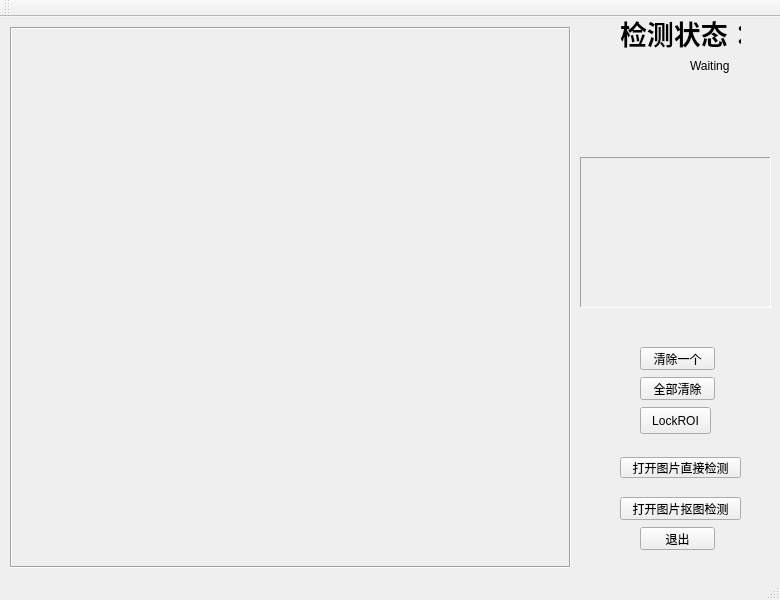
<?xml version="1.0" encoding="UTF-8"?>
<ui version="4.0">
 <class>MainWindow</class>
 <widget class="QMainWindow" name="MainWindow">
  <property name="geometry">
   <rect>
    <x>0</x>
    <y>0</y>
    <width>780</width>
    <height>600</height>
   </rect>
  </property>
  <property name="sizePolicy">
   <sizepolicy hsizetype="Preferred" vsizetype="Preferred">
    <horstretch>0</horstretch>
    <verstretch>0</verstretch>
   </sizepolicy>
  </property>
  <property name="minimumSize">
   <size>
    <width>780</width>
    <height>600</height>
   </size>
  </property>
  <property name="windowTitle">
   <string>防尾随神经网络测试工具</string>
  </property>
  <widget class="QWidget" name="centralWidget">
   <widget class="ShowLabel" name="ShowImageLabel">
    <property name="geometry">
     <rect>
      <x>10</x>
      <y>10</y>
      <width>561</width>
      <height>541</height>
     </rect>
    </property>
    <property name="frameShape">
     <enum>QFrame::Box</enum>
    </property>
    <property name="frameShadow">
     <enum>QFrame::Sunken</enum>
    </property>
    <property name="lineWidth">
     <number>1</number>
    </property>
    <property name="text">
     <string/>
    </property>
   </widget>
   <widget class="QPushButton" name="OpenFileButton">
    <property name="geometry">
     <rect>
      <x>620</x>
      <y>480</y>
      <width>121</width>
      <height>23</height>
     </rect>
    </property>
    <property name="text">
     <string>打开图片抠图检测</string>
    </property>
   </widget>
   <widget class="QLabel" name="label">
    <property name="geometry">
     <rect>
      <x>620</x>
      <y>-10</y>
      <width>121</width>
      <height>51</height>
     </rect>
    </property>
    <property name="font">
     <font>
      <family>宋体</family>
      <pointsize>20</pointsize>
      <weight>75</weight>
      <bold>true</bold>
     </font>
    </property>
    <property name="text">
     <string>检测状态：</string>
    </property>
   </widget>
   <widget class="QPushButton" name="QuitButton">
    <property name="geometry">
     <rect>
      <x>640</x>
      <y>510</y>
      <width>75</width>
      <height>23</height>
     </rect>
    </property>
    <property name="text">
     <string>退出</string>
    </property>
   </widget>
   <widget class="QPushButton" name="PopStoreRectsButton">
    <property name="geometry">
     <rect>
      <x>640</x>
      <y>330</y>
      <width>75</width>
      <height>23</height>
     </rect>
    </property>
    <property name="text">
     <string>清除一个</string>
    </property>
   </widget>
   <widget class="QPushButton" name="DeleteStoreRectsButton">
    <property name="geometry">
     <rect>
      <x>640</x>
      <y>360</y>
      <width>75</width>
      <height>23</height>
     </rect>
    </property>
    <property name="text">
     <string>全部清除</string>
    </property>
   </widget>
   <widget class="QPushButton" name="LockROIButton">
    <property name="geometry">
     <rect>
      <x>640</x>
      <y>390</y>
      <width>71</width>
      <height>27</height>
     </rect>
    </property>
    <property name="text">
     <string>LockROI</string>
    </property>
   </widget>
   <widget class="QLabel" name="CandidateImageLabel">
    <property name="geometry">
     <rect>
      <x>580</x>
      <y>140</y>
      <width>191</width>
      <height>151</height>
     </rect>
    </property>
    <property name="frameShape">
     <enum>QFrame::Panel</enum>
    </property>
    <property name="frameShadow">
     <enum>QFrame::Sunken</enum>
    </property>
    <property name="text">
     <string/>
    </property>
   </widget>
   <widget class="QLabel" name="StatusLabel">
    <property name="geometry">
     <rect>
      <x>690</x>
      <y>40</y>
      <width>67</width>
      <height>17</height>
     </rect>
    </property>
    <property name="text">
     <string>Waiting</string>
    </property>
   </widget>
   <widget class="QPushButton" name="ImagePushButton">
    <property name="geometry">
     <rect>
      <x>620</x>
      <y>440</y>
      <width>121</width>
      <height>21</height>
     </rect>
    </property>
    <property name="text">
     <string>打开图片直接检测</string>
    </property>
   </widget>
  </widget>
  <widget class="QMenuBar" name="menuBar">
   <property name="geometry">
    <rect>
     <x>0</x>
     <y>0</y>
     <width>780</width>
     <height>23</height>
    </rect>
   </property>
  </widget>
  <widget class="QToolBar" name="mainToolBar">
   <attribute name="toolBarArea">
    <enum>TopToolBarArea</enum>
   </attribute>
   <attribute name="toolBarBreak">
    <bool>false</bool>
   </attribute>
  </widget>
  <widget class="QStatusBar" name="statusBar"/>
 </widget>
 <layoutdefault spacing="6" margin="11"/>
 <customwidgets>
  <customwidget>
   <class>ShowLabel</class>
   <extends>QLabel</extends>
   <header location="global">showlabel.h</header>
  </customwidget>
 </customwidgets>
 <resources/>
 <connections/>
</ui>
